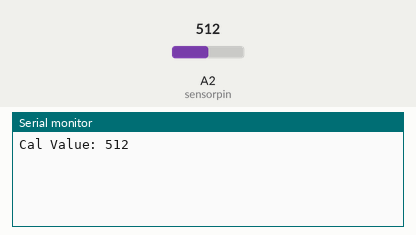
A sketch run on a simulated Arduino Uno, built with avr-gcc and run on an emulated ATmega328P. On the bench: the last lines printed to the serial monitor. The test bench sets the inputs (shaded band); at power-on: A2 (sensorpin) = 512.

Above: at 1.2 s.
1.3 s: A2 (sensorpin) set to 716
At 3.8 s:
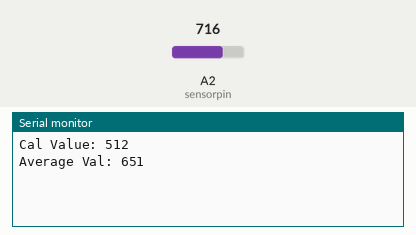
4.3 s: A2 (sensorpin) set to 900
At 7.5 s:
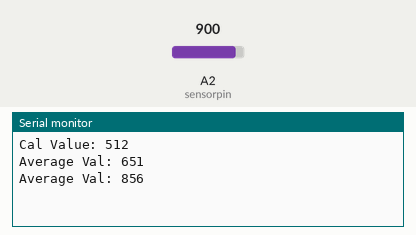

Measured:
- after the input at 1.3 s, the serial monitor: prints a new line after 1.7 s (image 1)
- after the input at 4.3 s, the serial monitor: prints a new line after 1.8 s (image 2)

The sketch:

MoistureSensor.ino
```cpp
// Light Switch
int sensorpin = A2; // Analog input pin that the sensor is attached to
int sensorValue = 0;// value read from the port
int cal_value = 0;
int iteration_num = 0;
int sample_value = 0;

void setup() {
  //pinMode(ledPin,OUTPUT);
  pinMode(sensorpin, INPUT);
  Serial.begin(9600);
  cal_value = analogRead(sensorpin);
  Serial.print("Cal Value: ");
  Serial.println(cal_value);
}

void loop() {
  // read the analog in value:
  sensorValue = analogRead(sensorpin);
  sample_value = sample_value + sensorValue;
  if (iteration_num == 30){
    Serial.print("Average Val: ");
    int ave_val = sample_value/30;
    Serial.println(ave_val);
    sample_value = 0;
    iteration_num = 0;
  }else{
    iteration_num = iteration_num + 1;
  }
  delay(100);

}
```
